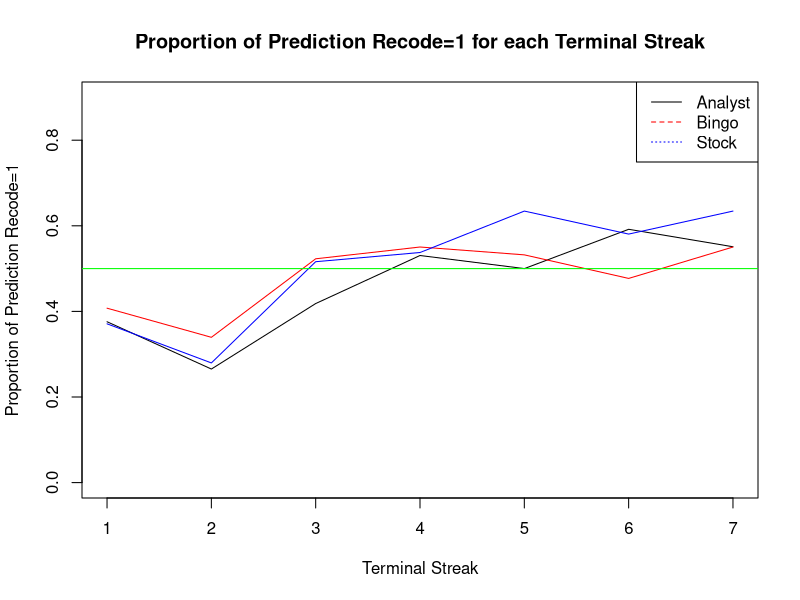
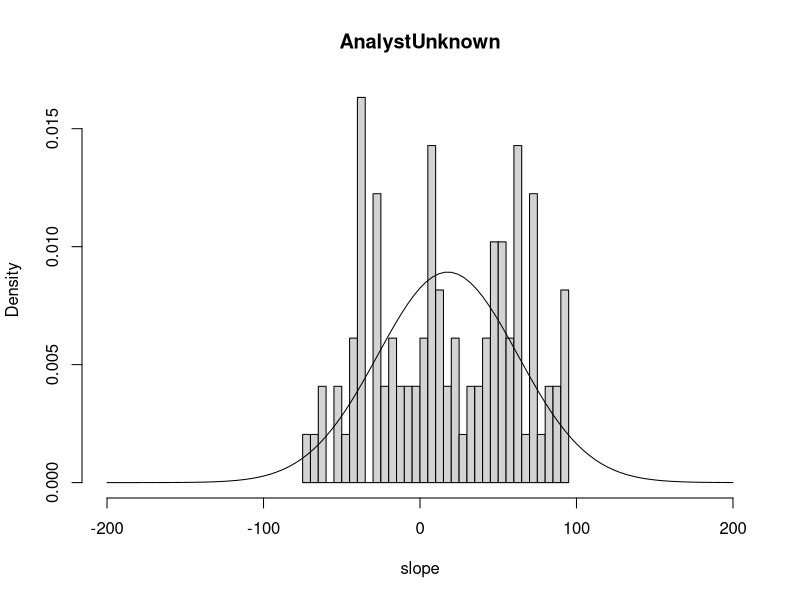
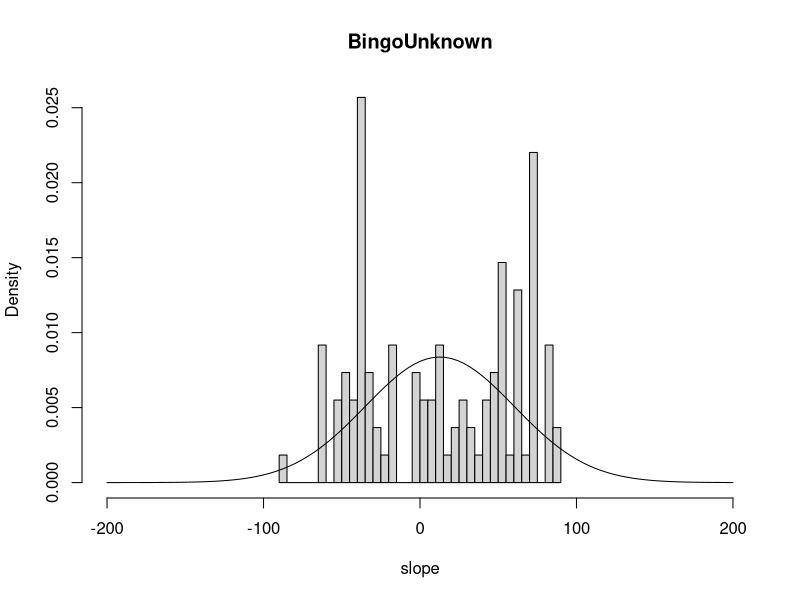
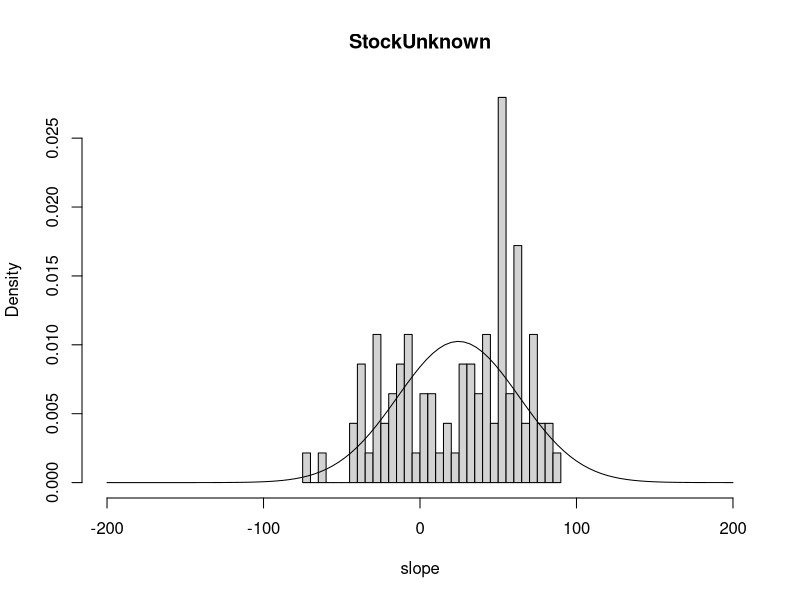

The R script that drew these images, in order:
## ---- chunk 1
library(readxl)
library(afex)
data <- read_excel("../Data/PredictingOutcomes_ParticipantPredictions.xlsx", sheet = "Study 3B")

# divide the data based on the generator
data1 <- data[data$generator == "analyst",]
data2 <- data[data$generator == "bingo",]
data3 <- data[data$generator == "stock",]
## ---- chunk 2
nrow(data1)
nrow(data2)
nrow(data3)
## ---- chunk 3
prop1 <- aggregate(data1$prediction_recode, by = list(data1$terminal_streak_length), FUN = mean)
prop2 <- aggregate(data2$prediction_recode, by = list(data2$terminal_streak_length), FUN = mean)
prop3 <- aggregate(data3$prediction_recode, by = list(data3$terminal_streak_length), FUN = mean)
## ---- chunk 4
prop1
prop2
prop3
## ---- chunk 5
plot(prop1$Group.1,prop1$x, type = "l",ylim=c(0.0,0.9), xlab = "Terminal Streak", ylab = "Proportion of Prediction Recode=1", main = "Proportion of Prediction Recode=1 for each Terminal Streak")
lines(prop2$Group.1,prop2$x, col = "red")
lines(prop3$Group.1,prop3$x,  col = "blue")
abline(h = 0.5, col = "green")
legend("topright", legend = c("Analyst", "Bingo", "Stock"), col = c("black", "red", "blue"), lty = 1:3)
## ---- chunk 6
model1 <- lmer(prediction_recode ~ generator + (1|participant_id), data = data)
summary(model1)
## ---- chunk 7
anova(model1)
## ---- chunk 8
aov1<-aov_ez('participant_id','prediction_recode',data, between=c('generator'),within=c('terminal_streak_length'))
aov1

pairwise.t.test(data$prediction_recode, data$generator, p.adjust.method = "bonferroni")


## ---- chunk 9
id <- unique(data1$participant_id)

slope <- c()

for (i in id){
x <- as.character(i)
datax <- data1[data1$participant_id == x,]
model <- glm(prediction_recode ~ terminal_streak_length, data = datax)
slope <- c(slope, coef(model)[2])
}
slope <- slope*500

hist(slope,breaks=30,xlim=c(-200,200),prob=TRUE,main="AnalystUnknown")
curve(dnorm(x, mean = mean(slope), sd = sd(slope)), add = TRUE, col = "black")
## ---- chunk 10
id <- unique(data2$participant_id)

slope <- c()

for (i in id){
x <- as.character(i)
datax <- data2[data2$participant_id == x,]
model <- glm(prediction_recode ~ terminal_streak_length, data = datax)
slope <- c(slope, coef(model)[2])
}
slope <- slope*500

hist(slope,breaks=30,xlim=c(-200,200),prob=TRUE,main="BingoUnknown")
curve(dnorm(x, mean = mean(slope), sd = sd(slope)), add = TRUE, col = "black")
## ---- chunk 11
id <- unique(data3$participant_id)

slope <- c()

for (i in id){
x <- as.character(i)
datax <- data3[data3$participant_id == x,]
model <- glm(prediction_recode ~ terminal_streak_length, data = datax)
slope <- c(slope, coef(model)[2])
}
slope <- slope*500

hist(slope,breaks=30,xlim=c(-200,200),prob=TRUE,main="StockUnknown")
curve(dnorm(x, mean = mean(slope), sd = sd(slope)), add = TRUE, col = "black")
